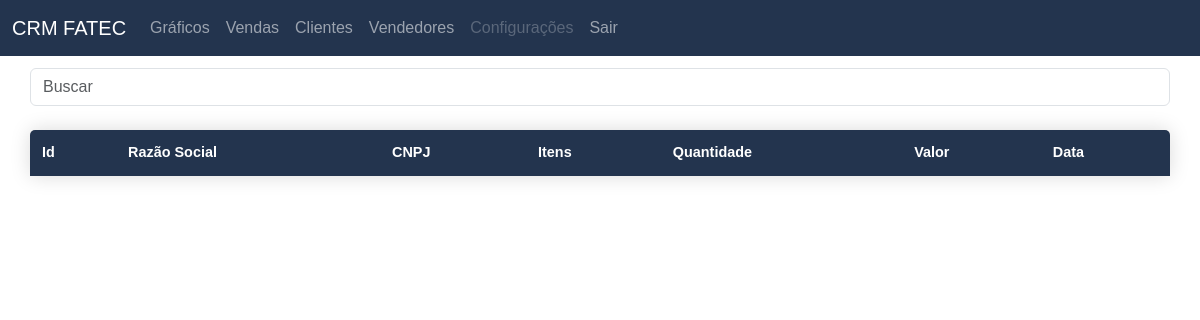
The page /public/vendas.php on the database as committed earlier.
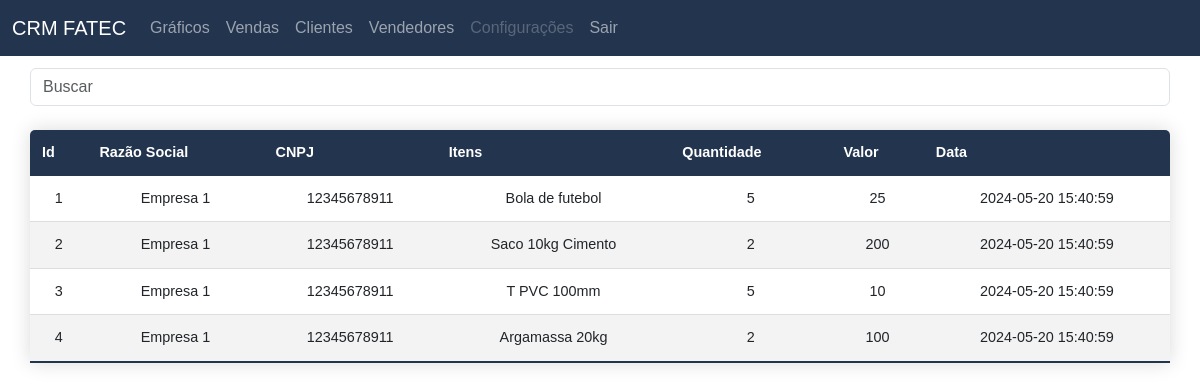
The same page on the database as committed later.
### tables this page shows
CREATE TABLE IF NOT EXISTS `vendas` (
  `id` int(11) NOT NULL AUTO_INCREMENT,
  `razao` varchar(100) NOT NULL,
  `cnpj` varchar(14) NOT NULL,
  `itens` varchar(100) NOT NULL,
  `quantidade` int(11) NOT NULL,
  `valor` float NOT NULL,
  `data` datetime NOT NULL,
  PRIMARY KEY (`id`)
);

### public/vendas.php (the view, shortened to what this page needs)
<?php
include ("../config/config.php");
$consultaCards = "SELECT * FROM vendas ORDER BY id ASC";
$stmt = $conexao->prepare($consultaCards);
$stmt->execute();
?>
<!DOCTYPE html>
<html lang="en">
<head>
    <link href="https://cdn.jsdelivr.net/npm/bootstrap@5.3.3/dist/css/bootstrap.min.css" rel="stylesheet"
>
    <link rel="stylesheet" href="../app/class/table/table.css">
    <link rel="stylesheet" href="../app/class/style.css">
</head>
<body>
<nav class="navbar navbar-expand-lg" data-bs-theme="dark">
        <div class="container-fluid">
            <a class="navbar-brand" href="dashboard.php">CRM FATEC</a>
            <div class="collapse navbar-collapse" id="navbarSupportedContent">
                <ul class="navbar-nav me-auto mb-2 mb-lg-0">
                    <li class="nav-item">
                        <a class="nav-link" aria-current="page" href="">Gráficos</a>
                    </li>
                    <li class="nav-item">
                        <a class="nav-link" aria-current="page" href="vendas.php">Vendas</a>
                    </li>
                    <li class="nav-item">
                        <a class="nav-link" aria-current="page" href="clientes.php">Clientes</a>
                    </li>
                    <li class="nav-item">
                        <a class="nav-link" aria-current="page" href="vendedores.php">Vendedores</a>
                    </li>
                    <li class="nav-item">
                        <a class="nav-link disabled" href="configuracoes.php">Configurações</a>
                    </li>
                    <li class="nav-item">
                        <a class="nav-link" href="../config/logout.php">Sair</a>
                    </li>
                </ul>
            </div>
        </div>
    </nav>
    <div class="search">
        <form>
            <input class="form-control me-2" type="search" placeholder="Buscar" aria-label="Search" id="searchInput">
        </form>
    </div>
    <div class="col-12">
        <table class="content-table small-screen">
            <thead>
                <tr>
                    <th scope="col">Id</th>
                    <th scope="col">Razão Social</th>
                    <th scope="col">CNPJ</th>
                    <th scope="col">Itens</th>
                    <th scope="col">Quantidade</th>
                    <th scope="col">Valor</th>
                    <th scope="col">Data</th>
                </tr>
            </thead>
            <tbody>
                <?php
                while ($userData = $stmt->fetch(PDO::FETCH_ASSOC)) {
                    echo "<tr>";
                    echo "<td>" . $userData['id'] . "</td>";
                    echo "<td>" . $userData['razao'] . "</td>";
                    echo "<td>" . $userData['cnpj'] . "</td>";
                    echo "<td>" . $userData['itens'] . "</td>";
                    echo "<td>" . $userData['quantidade'] . "</td>";
                    echo "<td>" . $userData['valor'] . "</td>";
                    echo "<td>" . $userData['data'] . "</td>";
                    echo "</tr>";
                }
                ?>
            </tbody>
        </table>
    </div>
</body>
</html>

Rows that differ between the two databases and show on the page:
added vendas: id "1", razao "Empresa 1", cnpj "12345678911", itens "Bola de futebol", quantidade "5", valor "25", data "2024-05-20 15:40:59"
added vendas: id "2", razao "Empresa 1", cnpj "12345678911", itens "Saco 10kg Cimento", quantidade "2", valor "200", data "2024-05-20 15:40:59"
added vendas: id "3", razao "Empresa 1", cnpj "12345678911", itens "T PVC 100mm", quantidade "5", valor "10", data "2024-05-20 15:40:59"
added vendas: id "4", razao "Empresa 1", cnpj "12345678911", itens "Argamassa 20kg", quantidade "2", valor "100", data "2024-05-20 15:40:59"
